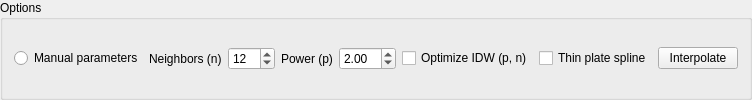
        <widget class="QGroupBox" name="groupDetOptions">
         <property name="title">
          <string>Options</string>
         </property>
         <layout class="QGridLayout" name="gridLayout_detOptions">
          <item row="0" column="0">
           <widget class="QRadioButton" name="radManualParams">
            <property name="text">
             <string>Manual parameters</string>
            </property>
           </widget>
          </item>
          <item row="0" column="6">
           <widget class="QCheckBox" name="chkTPS">
            <property name="text">
             <string>Thin plate spline</string>
            </property>
           </widget>
          </item>
          <item row="0" column="2">
           <widget class="QSpinBox" name="spinNeighbors">
            <property name="minimum">
             <number>1</number>
            </property>
            <property name="maximum">
             <number>200</number>
            </property>
            <property name="value">
             <number>12</number>
            </property>
           </widget>
          </item>
          <item row="0" column="3">
           <widget class="QLabel" name="lblPower">
            <property name="text">
             <string>Power (p)</string>
            </property>
           </widget>
          </item>
          <item row="0" column="4">
           <widget class="QDoubleSpinBox" name="spinPower">
            <property name="decimals">
             <number>2</number>
            </property>
            <property name="minimum">
             <double>0.010000000000000</double>
            </property>
            <property name="maximum">
             <double>10.000000000000000</double>
            </property>
            <property name="singleStep">
             <double>0.100000000000000</double>
            </property>
            <property name="value">
             <double>2.000000000000000</double>
            </property>
           </widget>
          </item>
          <item row="0" column="5">
           <widget class="QCheckBox" name="chkOptimize">
            <property name="toolTip">
             <string>If checked, n and p will be estimated automatically; manual inputs will be ignored.</string>
            </property>
            <property name="text">
             <string>Optimize IDW (p, n)</string>
            </property>
           </widget>
          </item>
          <item row="0" column="7">
           <widget class="QPushButton" name="btnInterpolate">
            <property name="text">
             <string>Interpolate</string>
            </property>
           </widget>
          </item>
          <item row="0" column="1">
           <widget class="QLabel" name="lblNeighbors">
            <property name="text">
             <string>Neighbors (n)</string>
            </property>
           </widget>
          </item>
         </layout>
        </widget>
